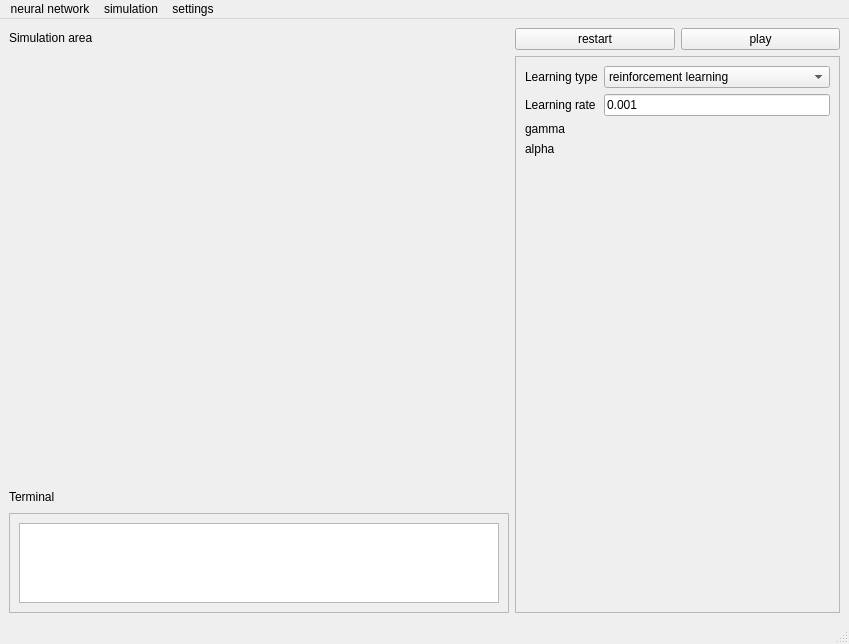
<?xml version="1.0" encoding="UTF-8"?>
<ui version="4.0">
 <class>MainWindow</class>
 <widget class="QMainWindow" name="MainWindow">
  <property name="geometry">
   <rect>
    <x>0</x>
    <y>0</y>
    <width>849</width>
    <height>644</height>
   </rect>
  </property>
  <property name="windowTitle">
   <string>MainWindow</string>
  </property>
  <widget class="QWidget" name="centralwidget">
   <layout class="QHBoxLayout" name="horizontalLayout">
    <item>
     <layout class="QVBoxLayout" name="verticalLayout_2">
      <item>
       <widget class="QLabel" name="label_5">
        <property name="maximumSize">
         <size>
          <width>16777215</width>
          <height>20</height>
         </size>
        </property>
        <property name="text">
         <string>Simulation area</string>
        </property>
       </widget>
      </item>
      <item>
       <widget class="QWidget" name="widget" native="true">
        <property name="minimumSize">
         <size>
          <width>500</width>
          <height>0</height>
         </size>
        </property>
        <zorder>label_5</zorder>
       </widget>
      </item>
      <item>
       <widget class="QLabel" name="label_6">
        <property name="maximumSize">
         <size>
          <width>16777215</width>
          <height>20</height>
         </size>
        </property>
        <property name="text">
         <string>Terminal</string>
        </property>
       </widget>
      </item>
      <item>
       <widget class="QScrollArea" name="scrollArea_2">
        <property name="maximumSize">
         <size>
          <width>16777215</width>
          <height>100</height>
         </size>
        </property>
        <property name="widgetResizable">
         <bool>true</bool>
        </property>
        <widget class="QWidget" name="scrollAreaWidgetContents_2">
         <property name="geometry">
          <rect>
           <x>0</x>
           <y>0</y>
           <width>498</width>
           <height>98</height>
          </rect>
         </property>
         <layout class="QVBoxLayout" name="verticalLayout_4">
          <item>
           <widget class="QPlainTextEdit" name="plainTextEdit"/>
          </item>
         </layout>
        </widget>
       </widget>
      </item>
     </layout>
    </item>
    <item>
     <layout class="QVBoxLayout" name="verticalLayout">
      <item>
       <layout class="QHBoxLayout" name="horizontalLayout_2">
        <item>
         <widget class="QPushButton" name="pushButton_2">
          <property name="cursor">
           <cursorShape>PointingHandCursor</cursorShape>
          </property>
          <property name="text">
           <string>restart</string>
          </property>
         </widget>
        </item>
        <item>
         <widget class="QPushButton" name="pushButton">
          <property name="cursor">
           <cursorShape>PointingHandCursor</cursorShape>
          </property>
          <property name="text">
           <string>play</string>
          </property>
         </widget>
        </item>
       </layout>
      </item>
      <item>
       <widget class="QScrollArea" name="scrollArea">
        <property name="widgetResizable">
         <bool>true</bool>
        </property>
        <widget class="QWidget" name="scrollAreaWidgetContents">
         <property name="geometry">
          <rect>
           <x>0</x>
           <y>0</y>
           <width>319</width>
           <height>540</height>
          </rect>
         </property>
         <layout class="QFormLayout" name="formLayout_2">
          <property name="fieldGrowthPolicy">
           <enum>QFormLayout::AllNonFixedFieldsGrow</enum>
          </property>
          <item row="0" column="0">
           <widget class="QLabel" name="label">
            <property name="text">
             <string>Learning type</string>
            </property>
           </widget>
          </item>
          <item row="0" column="1">
           <widget class="QComboBox" name="comboBox">
            <property name="cursor">
             <cursorShape>PointingHandCursor</cursorShape>
            </property>
            <item>
             <property name="text">
              <string>reinforcement learning</string>
             </property>
            </item>
            <item>
             <property name="text">
              <string>genetic algorithm</string>
             </property>
            </item>
            <item>
             <property name="text">
              <string>Deep Q learning</string>
             </property>
            </item>
           </widget>
          </item>
          <item row="1" column="0">
           <widget class="QLabel" name="label_2">
            <property name="text">
             <string>Learning rate</string>
            </property>
           </widget>
          </item>
          <item row="1" column="1">
           <widget class="QLineEdit" name="lineEdit">
            <property name="text">
             <string>0.001</string>
            </property>
           </widget>
          </item>
          <item row="2" column="0">
           <widget class="QLabel" name="label_3">
            <property name="text">
             <string>gamma</string>
            </property>
           </widget>
          </item>
          <item row="3" column="0">
           <widget class="QLabel" name="label_4">
            <property name="text">
             <string>alpha</string>
            </property>
           </widget>
          </item>
         </layout>
        </widget>
       </widget>
      </item>
     </layout>
    </item>
   </layout>
  </widget>
  <widget class="QMenuBar" name="menubar">
   <property name="geometry">
    <rect>
     <x>0</x>
     <y>0</y>
     <width>849</width>
     <height>25</height>
    </rect>
   </property>
   <widget class="QMenu" name="menuSave_neural_network">
    <property name="title">
     <string>neural network</string>
    </property>
    <addaction name="actionSave_curent"/>
    <addaction name="actionSave_curent_as"/>
    <addaction name="actionLoad"/>
   </widget>
   <widget class="QMenu" name="menuSimulation">
    <property name="title">
     <string>simulation</string>
    </property>
    <addaction name="actionRestart"/>
    <addaction name="actionPause"/>
   </widget>
   <widget class="QMenu" name="menuSettings">
    <property name="title">
     <string>settings</string>
    </property>
    <addaction name="actionView"/>
   </widget>
   <addaction name="menuSave_neural_network"/>
   <addaction name="menuSimulation"/>
   <addaction name="menuSettings"/>
  </widget>
  <widget class="QStatusBar" name="statusbar"/>
  <action name="actionSave_curent">
   <property name="text">
    <string>save curent</string>
   </property>
  </action>
  <action name="actionLoad">
   <property name="text">
    <string>load</string>
   </property>
  </action>
  <action name="actionSave_curent_as">
   <property name="text">
    <string>save curent as</string>
   </property>
  </action>
  <action name="actionRestart">
   <property name="text">
    <string>restart</string>
   </property>
  </action>
  <action name="actionPause">
   <property name="text">
    <string>pause / play</string>
   </property>
  </action>
  <action name="actionPlay">
   <property name="text">
    <string>play</string>
   </property>
  </action>
  <action name="actionView">
   <property name="text">
    <string>view</string>
   </property>
  </action>
 </widget>
 <resources/>
 <connections/>
</ui>
